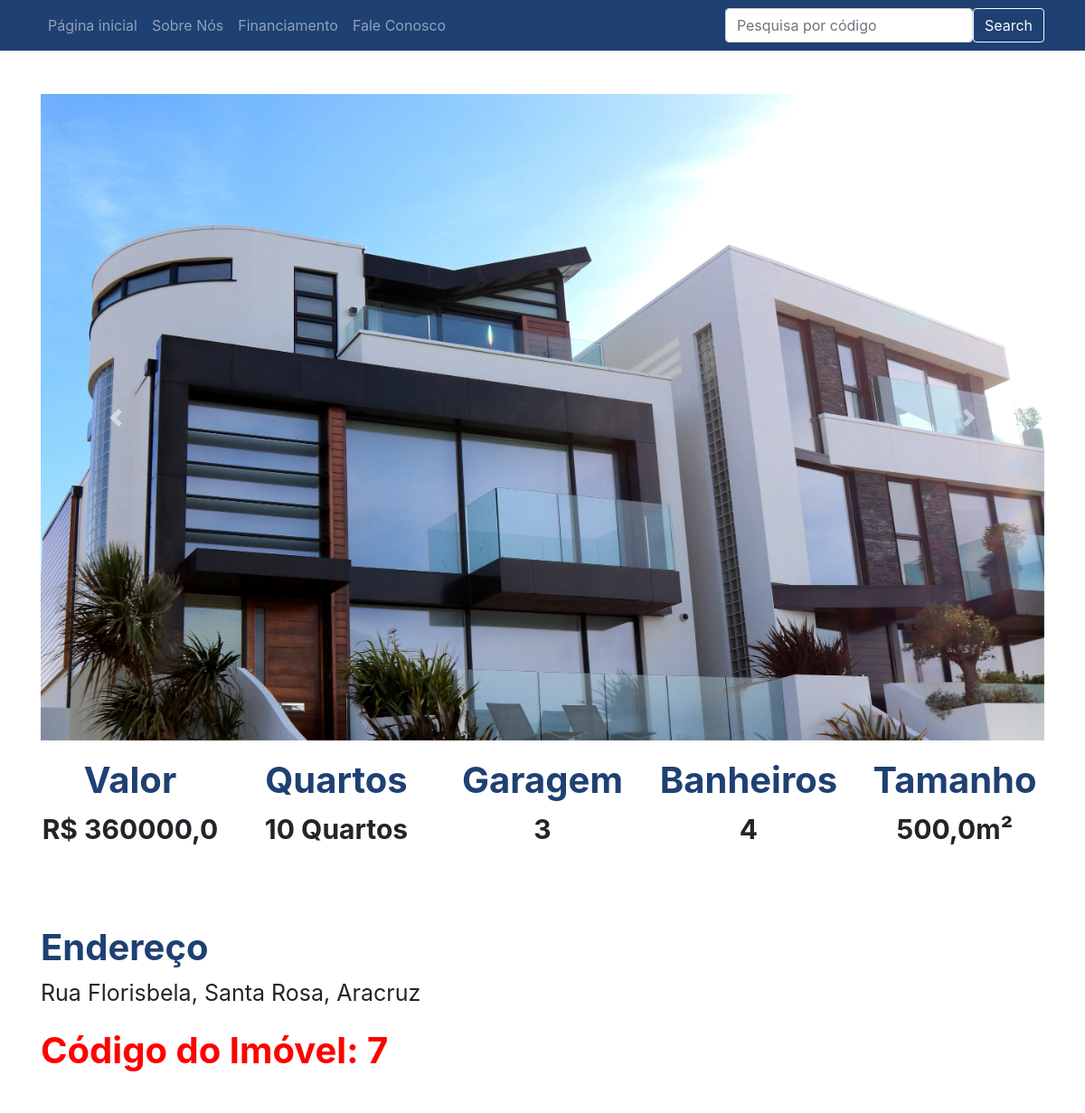
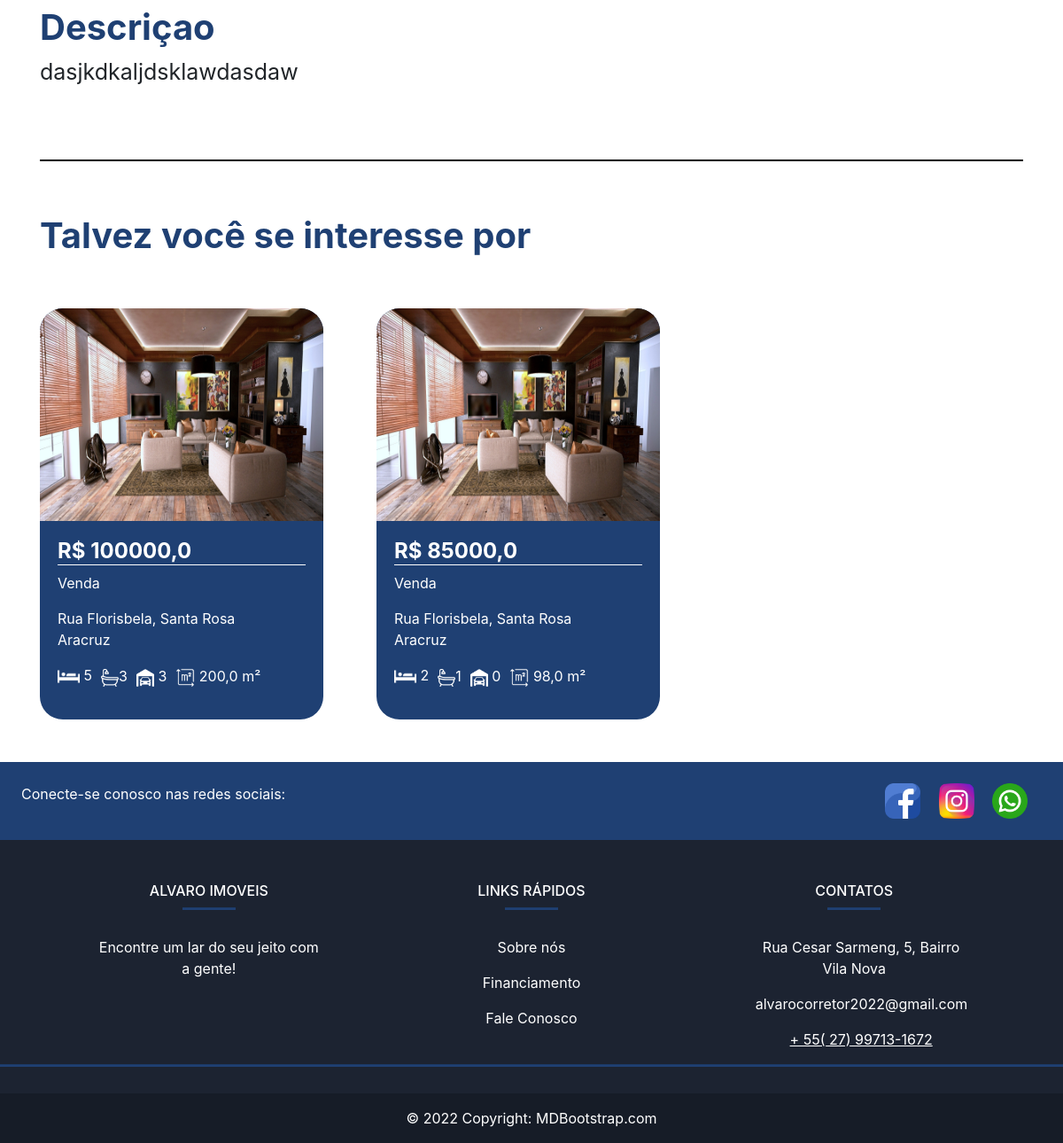
/imovel/7, run on the app's committed database (2 pictures, top to bottom).
### plataforma/models.py (models this page shows, shortened)
class Imagem(models.Model):
    img = models.ImageField(upload_to='img')
    def __str__(self) -> str:
        return self.img.url

class Imovei(models.Model):
    choices = (('V', 'Venda'),
               ('A', 'Aluguel'),('T','Temporada'))
    choices_imovel = (('A', 'Apartamento'),
                      ('C', 'Casa'),('L','Lote'),('IC','Imóvel_Comercial'),('IR','Imóvel_Rural'))
    imagens = models.ManyToManyField(Imagem)
    valor = models.FloatField()
    quartos = models.IntegerField()
    tamanho = models.FloatField()
    cidade = models.ForeignKey(Cidade, on_delete=models.CASCADE)
    rua = models.CharField(max_length=50)
    bairro = models.CharField(max_length=60)
    tipo = models.CharField(max_length=1, choices=choices)
    tipo_imovel = models.CharField(max_length=2, choices=choices_imovel)
    numero = models.IntegerField()
    descricao = models.TextField()
    garagens = models.IntegerField()
    banheiros = models.IntegerField()

class Cidade(models.Model):
    nome = models.CharField(max_length=30)
    def __str__(self) -> str:
        return self.nome

### plataforma/views.py (the view)
# urls.py: path('imovel/<str:id>', views.imovel, name="imovel"),
def imovel(request, id):
    imovel = get_object_or_404(Imovei, id=id)
    sugestoes = Imovei.objects.filter(cidade=imovel.cidade).exclude(id=id)[:2]
    return render(request, 'imovel.html', {'imovel': imovel, 'sugestoes': sugestoes, 'id': id})

### plataforma/templates/imovel.html (shortened to what this page needs)
{% extends 'base.html' %}
{% load static %}
{% block 'head' %}
<link rel="stylesheet" href="{% static 'plataforma/css/home.css' %}">
{% endblock  %}
{% block 'body' %}
    <div style="text-align: center" class="container">
        <br>
        <br>
        <div id="carouselExampleControls" class="carousel slide" data-ride="carousel">
            <div class="carousel-inner">
                {% for img in imovel.imagens.all  %}
                    <div class="carousel-item {% if forloop.first %} active {% endif %}" >
                        <img class="d-block w-100" src="{{img}}" alt="First slide">
                    </div>
                {% endfor %}
            </div>
        <a class="carousel-control-prev" href="#carouselExampleControls" role="button" data-slide="prev">
            <span class="carousel-control-prev-icon" aria-hidden="true"></span>
        </a>
        <a class="carousel-control-next" href="#carouselExampleControls" role="button" data-slide="next">
            <span class="carousel-control-next-icon" aria-hidden="true"></span>
        </a>
    </div>
        <div class="row">
            <div class="col-md">
                <h3 class="titulo_especificacao">Valor</h3>
                <p class="especificacao">R$ {{imovel.valor}}</p>
            </div>
            <div class="col-md">
                <h3 class="titulo_especificacao">Quartos</h3>
                <p class="especificacao">{{imovel.quartos}} Quartos</p>
            </div>
            <div class="col-md">
                <h3 class="titulo_especificacao">Garagem</h3>
                <p class="especificacao">{{imovel.garagens}}</p>
            </div>
            <div class="col-md">
                <h3 class="titulo_especificacao">Banheiros</h3>
                <p class="especificacao">{{imovel.banheiros}}</p>
            </div>
            <div class="col-md">
                <h3 class="titulo_especificacao">Tamanho</h3>
                <p class="especificacao">{{imovel.tamanho}}m²</p>
            </div>
        </div>
        <br>
        <br>
        <div style="text-align: left">
            <h3 class="titulo_especificacao">Endereço</h3>
            <p class="especificacao_endereco">{{imovel.rua}}, {{imovel.bairro}}, {{imovel.cidade }}</p>
        </div>
        <div style="text-align: left">
            <h4 class="titulo_especificacao" id="codigoImovel">Código do Imóvel: {{imovel.id}}</h4>
        </div>
        <br>
        <div style="text-align: left">
            <h3 class="titulo_especificacao">Descriçao</h3>
            <p class="especificacao_endereco">{{imovel.descricao}}</p>
            <br>
            <br>
        </div>
        <hr style="border: 1px solid black">
        <br>
        <div class="div_possivel_interesse">
            <h3 class="titulo_especificacao">Talvez você se interesse por</h3>
            <div class="row">
                {% for sugestao in sugestoes %}
                    <a href="{% url 'imovel' sugestao.id %}" class="a_none">
                        <div class="col-md-4">
                            <div class="card_imovel">
                                <img class="img_capa_imovel" src="{{sugestao.imagens.all.0.img.url}}">
                                <div class="informacoes_imoveis">
                                <a class="a_none" href="{% url 'imovel' sugestao.id %}"><h4 class="valor">R$ {{sugestao.valor}}</h4></a>
                                {% if sugestao.tipo == 'V' %}
                                <p>Venda</p>
                                {% endif %}
                                {{imovel.rua}}, {{imovel.bairro}}
                                <p>{{imovel.cidade}}</p>
                                <ul class="lista-detalhes" style="list-style: none;">
                                  <li>
                                    <img src="{% static '/img/cama.png'%}" alt="dormitórios" width="25px"> {{sugestao.quartos}}
                                  </li>
                                  <li>
                                    <img src="{% static '/img/banheira.png' %}" alt="banheiros" width="20px">{{sugestao.banheiros}}
                                  </li>
                                  <li>
                                    <img src="{% static '/img/garagem-privada.png' %}" alt="garagens " width="20px"> {{sugestao.garagens}}
                                  </li>
                                  <li>
                                    <img src="{% static '/img/area.png' %}" alt="metros quadrados" width="22px"> {{sugestao.tamanho}} m²
                                  </li>
                                </ul>
                                </div>
                            </div>
                        </div>
                    </a>
                {% endfor %}
            </div>
        </div>
    </div>
{% endblock  %}

### templates/static/css/base.css (style rules this page uses)
* { padding:0; margin:0; vertical-align:baseline; list-style:none; border:0 }

### templates/static/plataforma/css/home.css (style rules this page uses)
* { padding:0; margin:0; vertical-align:baseline; list-style:none; border:0; }
.card_imovel { background-color: #1F4073; width: 20rem; margin-top: 50px; border-radius: 26px; }
.img_capa_imovel { width: 20rem; height: 15rem; border-top-left-radius: 26px; border-top-right-radius: 26px; }
.informacoes_imoveis { padding: 20px; color: white; }
.valor { font-weight: bold; border-bottom: 1px solid white; }
.a_none { color: white; }
.titulo_especificacao { color: #1F4073; font-weight: bold; margin-top: 20px; font-size: 40px; }
.especificacao { font-size: 30px; font-weight: bold; }
.especificacao_endereco { font-size: 25px; }
.div_possivel_interesse { text-align: left; }
.lista-detalhes { display: flex; flex-direction: row; justify-content: flex-start; align-items: center; }
.lista-detalhes li { margin-right: 10px; }
#codigoImovel { color: red; }

### data on the page
Imagem: img (picture)
Imovei: valor "360000,0", quartos "10", garagens "3", banheiros "4", tamanho "500,0", rua "Rua Florisbela", bairro "Santa Rosa", cidade "Aracruz", id "7", descricao "dasjkdkaljdsklawdasdaw"
Imovei: imagens.all.0.img (picture), valor "100000,0", tipo "Venda", quartos "5", banheiros "3", garagens "3", tamanho "200,0"
Imovei: imagens.all.0.img (picture), valor "85000,0", tipo "Venda", quartos "2", banheiros "1", garagens "0", tamanho "98,0"
